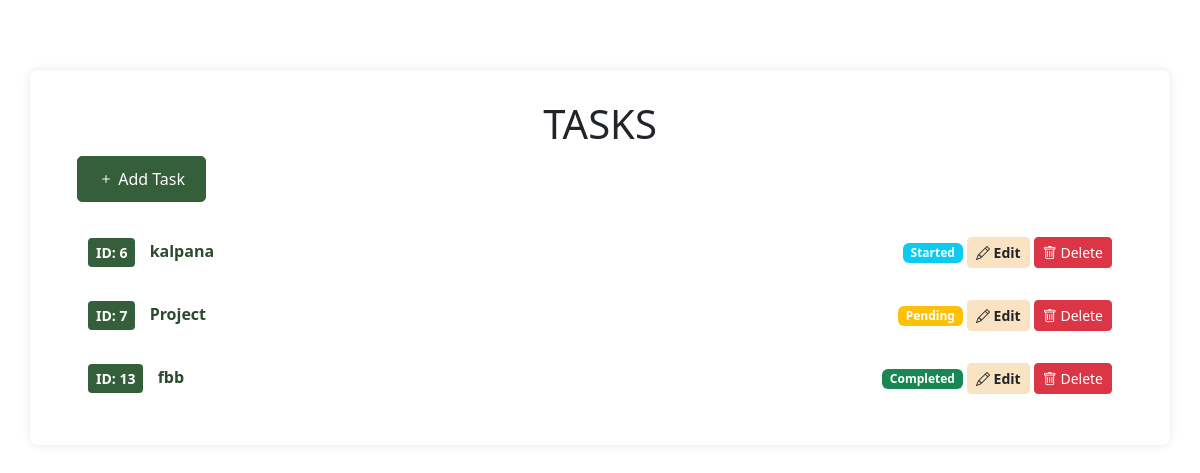
/tasks, run on an earlier commit of the app's database.
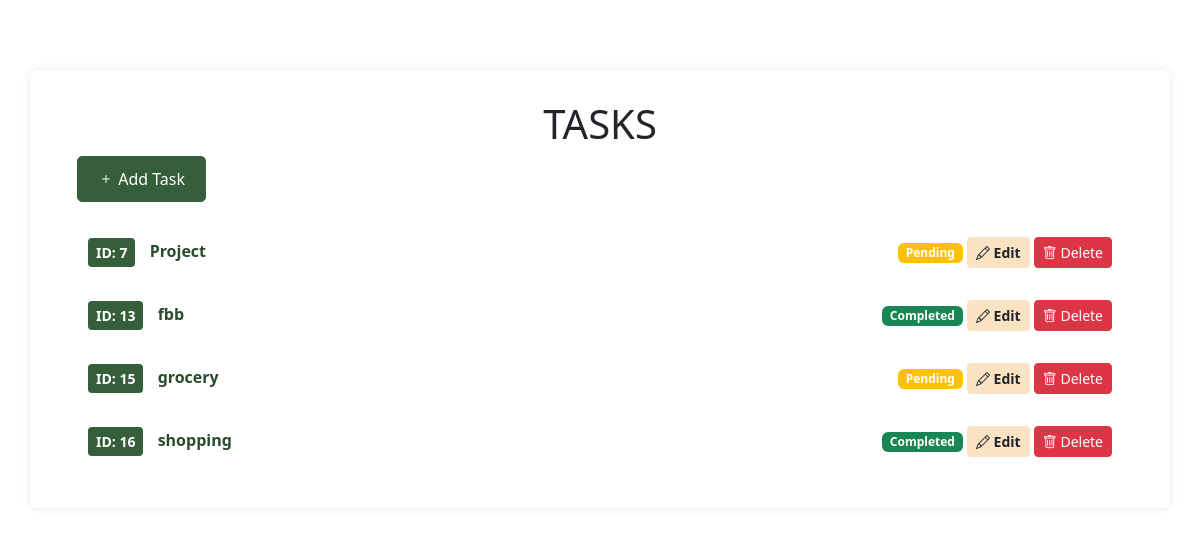
And on a later commit of the database.
### tasks/models.py (models this page shows, shortened)
class Task(models.Model):
    STATUS_CHOICES = [
        ('pending', 'Pending'),
        ('started', 'Started'),
        ('completed', 'Completed'),
    ]
    title = models.CharField(max_length=120)
    description = models.TextField(max_length = 200,blank=True)
    due_date = models.DateField(null= True,blank=True)
    status = models.CharField(max_length=10, choices=STATUS_CHOICES, default='pending')

### tasks/views.py (the view)
# urls.py: path('tasks', task_list, name='task-list'),
def task_list(request):
    tasks = Task.objects.all()
    return render(request, 'tasks/index.html', {'tasks': tasks})

### tasks/templates/tasks/index.html (shortened to what this page needs)
{% extends 'tasks/base.html' %}
{% block content %}
<div class="task-mainbox">
    <h1>TASKS</h1>
<a href="{% url 'task-create' %}" class="btn btn-primary">
    <i class="bi bi-plus"></i> Add Task
</a>
<ul class="list-group mt-4">
    {% for task in tasks %}
    <li class="list-group-item d-flex justify-content-between align-items-center">
        <div class = "task-id">
            <a href="{% url 'task-detail' task.id %}" class="btn btn-sm btn-success taskid">
                ID: {{ task.id }}
            </a>
            <a href="{% url 'task-detail' task.id %}" class="task-title">{{ task.title }}</a>
        </div>
         <div>
            <span class="badge {% if task.status == 'completed' %}bg-success{% elif task.status == 'started' %}bg-info{% else %}bg-warning{% endif %}">
                {{ task.get_status_display }}
            </span>
            <a href="{% url 'task-update' task.id %}" class="btn btn-sm btn-warning">
                <i class="bi bi-pencil"></i> Edit
            </a>
            <form action="{% url 'task-delete' task.id %}" method="post" class="d-inline">
                <button type="submit" class="btn btn-sm btn-danger">
                    <i class="bi bi-trash"></i> Delete
                </button>
            </form>
        </div>
    </li>
    {% endfor %}
</ul>
</div>
<link href="https://cdn.jsdelivr.net/npm/bootstrap-icons@1.7.2/font/bootstrap-icons.css" rel="stylesheet">
{% endblock %}

### tasks/templates/tasks/base.html (shortened to what this page needs)
{% load static %}
<!DOCTYPE html>
<html lang="en">
<head>
    <link rel="stylesheet" href="{% static 'css/style.css' %}">
    <link rel="stylesheet" href="{% static 'css/index.css' %}">
    <link rel="stylesheet" href="{% static 'css/taskform.css' %}">
    <link href="https://cdn.jsdelivr.net/npm/bootstrap@5.3.0/dist/css/bootstrap.min.css" rel="stylesheet">
    <link href="https://cdn.jsdelivr.net/npm/bootstrap-icons@1.7.2/font/bootstrap-icons.css" rel="stylesheet">
</head>
<body >
    <div class="container">
        {% block content %}
        {% endblock %}
    </div>
</body>
</html>

### tasks/static/css/style.css (style rules this page uses)
body { background-image: url('/static/images/asthetic.jpg'); background-size: cover; background-repeat: no-repeat; background-position: center center; background-attachment: fixed; font-family: Arial, sans-serif; color: #333; padding: 20px; }

### tasks/static/css/index.css (style rules this page uses)
.container { max-width:600px; margin: 50px auto; padding: 20px; background-color: rgba(255, 255, 255, 0.6); box-shadow: 0 0 10px rgba(0, 0, 0, 0.1); border-radius: 8px; }
h1 { text-align: center; }
.container .task-mainbox { margin:10px 25px; padding:0px 10px; }
body .container .btn-primary { background-color: #355E3B; border-color: #355E3B; color: #fff; padding: 10px 20px; text-decoration: none; border-radius: 5px; display: inline-block; }
body .container .list-group { list-style: none; padding: 30 30; margin-top: 20 20; }
body .container .list-group-item { background-color: rgba(248, 249, 250, 0); border: 1px solid rgba(221, 221, 221, 0); padding: 10px; margin-bottom: 10px; border-radius: 5px; }
.list-group-item a { color: #2A4B2D; text-decoration: none; font-weight: bold; }
.btn-sm { padding: 5px 10px; font-size: 0.875rem; border-radius: 3px; }
body .container .btn-warning { background-color: #f9e3c2; border-color: #f9e3c2; color: #212529; }
.btn-danger { background-color: #dc3545; border-color: #dc3545; color: #fff; }
.d-flex { display: flex; }
.justify-content-between { justify-content: space-between; }
.align-items-center { align-items: center; }
.d-inline { display: inline-block; }
.task-id .taskid { background-color: #355E3B; color: #FFFFFF; border: none; }
.task-title { margin-left: 10px; }

What changed in the data, as far as the page shows it:
removed Task: id "6", title "kalpana", status "Started"
added Task: id "15", title "grocery", status "Pending"
added Task: id "16", title "shopping", status "Completed"
